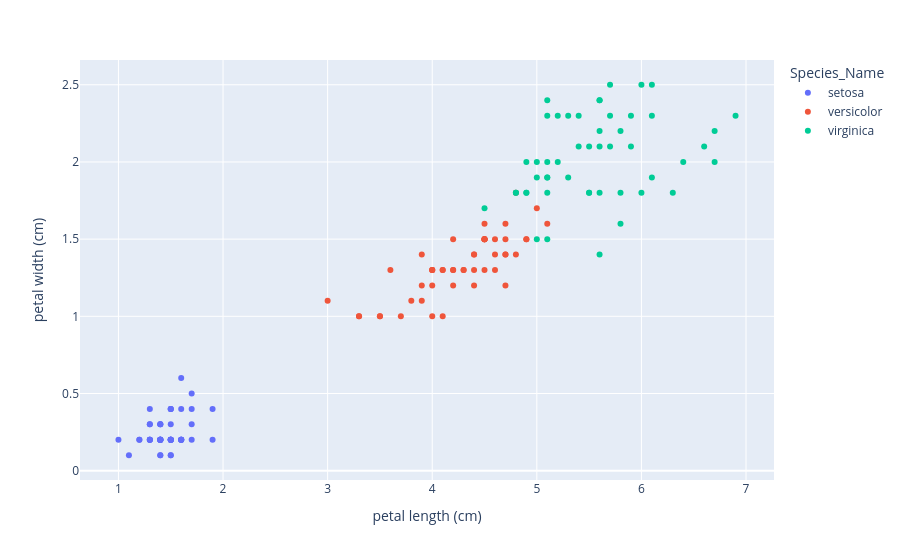

The notebook cell this image was saved under:
### Code cell
fig = px.scatter(df, x="petal length (cm)", y="petal width (cm)", color="Species_Name")
fig.show()

### Figure 1 — Plotly figure (JSON) as saved in the notebook; plotly's stock layout.template omitted (floating-point values rounded to 4 significant figures)
{"data": [{"hovertemplate": "Species_Name=setosa<br>petal length (cm)=%{x}<br>petal width (cm)=%{y}<extra></extra>", "legendgroup": "setosa", "marker": {"color": "#636efa", "symbol": "circle"}, "mode": "markers", "name": "setosa", "orientation": "v", "showlegend": true, "type": "scatter", "x": [1.4, 1.4, 1.3, 1.5, 1.4, 1.7, 1.4, 1.5, 1.4, 1.5, 1.5, 1.6, 1.4, 1.1, 1.2, 1.5, 1.3, 1.4, 1.7, 1.5, 1.7, 1.5, 1.0, 1.7, 1.9, 1.6, 1.6, 1.5, 1.4, 1.6, 1.6, 1.5, 1.5, 1.4, 1.5, 1.2, 1.3, 1.4, 1.3, 1.5, 1.3, 1.3, 1.3, 1.6, 1.9, 1.4, 1.6, 1.4, 1.5, 1.4], "xaxis": "x", "y": [0.2, 0.2, 0.2, 0.2, 0.2, 0.4, 0.3, 0.2, 0.2, 0.1, 0.2, 0.2, 0.1, 0.1, 0.2, 0.4, 0.4, 0.3, 0.3, 0.3, 0.2, 0.4, 0.2, 0.5, 0.2, 0.2, 0.4, 0.2, 0.2, 0.2, 0.2, 0.4, 0.1, 0.2, 0.2, 0.2, 0.2, 0.1, 0.2, 0.2, 0.3, 0.3, 0.2, 0.6, 0.4, 0.3, 0.2, 0.2, 0.2, 0.2], "yaxis": "y"}, {"hovertemplate": "Species_Name=versicolor<br>petal length (cm)=%{x}<br>petal width (cm)=%{y}<extra></extra>", "legendgroup": "versicolor", "marker": {"color": "#EF553B", "symbol": "circle"}, "mode": "markers", "name": "versicolor", "orientation": "v", "showlegend": true, "type": "scatter", "x": [4.7, 4.5, 4.9, 4.0, 4.6, 4.5, 4.7, 3.3, 4.6, 3.9, 3.5, 4.2, 4.0, 4.7, 3.6, 4.4, 4.5, 4.1, 4.5, 3.9, 4.8, 4.0, 4.9, 4.7, 4.3, 4.4, 4.8, 5.0, 4.5, 3.5, 3.8, 3.7, 3.9, 5.1, 4.5, 4.5, 4.7, 4.4, 4.1, 4.0, 4.4, 4.6, 4.0, 3.3, 4.2, 4.2, 4.2, 4.3, 3.0, 4.1], "xaxis": "x", "y": [1.4, 1.5, 1.5, 1.3, 1.5, 1.3, 1.6, 1.0, 1.3, 1.4, 1.0, 1.5, 1.0, 1.4, 1.3, 1.4, 1.5, 1.0, 1.5, 1.1, 1.8, 1.3, 1.5, 1.2, 1.3, 1.4, 1.4, 1.7, 1.5, 1.0, 1.1, 1.0, 1.2, 1.6, 1.5, 1.6, 1.5, 1.3, 1.3, 1.3, 1.2, 1.4, 1.2, 1.0, 1.3, 1.2, 1.3, 1.3, 1.1, 1.3], "yaxis": "y"}, {"hovertemplate": "Species_Name=virginica<br>petal length (cm)=%{x}<br>petal width (cm)=%{y}<extra></extra>", "legendgroup": "virginica", "marker": {"color": "#00cc96", "symbol": "circle"}, "mode": "markers", "name": "virginica", "orientation": "v", "showlegend": true, "type": "scatter", "x": [6.0, 5.1, 5.9, 5.6, 5.8, 6.6, 4.5, 6.3, 5.8, 6.1, 5.1, 5.3, 5.5, 5.0, 5.1, 5.3, 5.5, 6.7, 6.9, 5.0, 5.7, 4.9, 6.7, 4.9, 5.7, 6.0, 4.8, 4.9, 5.6, 5.8, 6.1, 6.4, 5.6, 5.1, 5.6, 6.1, 5.6, 5.5, 4.8, 5.4, 5.6, 5.1, 5.1, 5.9, 5.7, 5.2, 5.0, 5.2, 5.4, 5.1], "xaxis": "x", "y": [2.5, 1.9, 2.1, 1.8, 2.2, 2.1, 1.7, 1.8, 1.8, 2.5, 2.0, 1.9, 2.1, 2.0, 2.4, 2.3, 1.8, 2.2, 2.3, 1.5, 2.3, 2.0, 2.0, 1.8, 2.1, 1.8, 1.8, 1.8, 2.1, 1.6, 1.9, 2.0, 2.2, 1.5, 1.4, 2.3, 2.4, 1.8, 1.8, 2.1, 2.4, 2.3, 1.9, 2.3, 2.5, 2.3, 1.9, 2.0, 2.3, 1.8], "yaxis": "y"}], "layout": {"legend": {"title": {"text": "Species_Name"}, "tracegroupgap": 0}, "margin": {"t": 60}, "xaxis": {"anchor": "y", "domain": [0, 1], "title": {"text": "petal length (cm)"}}, "yaxis": {"anchor": "x", "domain": [0, 1], "title": {"text": "petal width (cm)"}}}}
